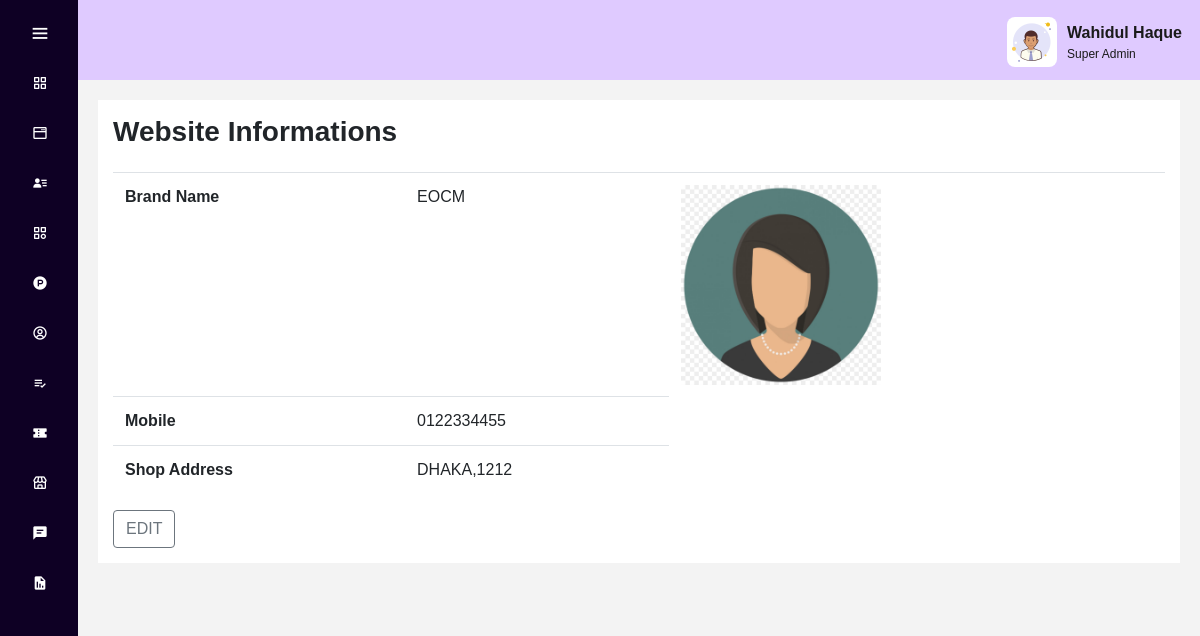
The page /views/admin/webinfo.php?do=Manage (signed in) on the database its author committed.
### tables this page shows
CREATE TABLE `web_info` (
  `id` int(10) UNSIGNED NOT NULL,
  `title` varchar(255) NOT NULL,
  `contact_no` varchar(255) NOT NULL,
  `address` varchar(255) NOT NULL,
  `logo` varchar(255) DEFAULT NULL,
  `favicon` varchar(255) DEFAULT NULL,
  `image` text DEFAULT NULL,
  `status` int(11) DEFAULT 1
);

### config/db.php (called while the page is built)
<?php
    $host	= "localhost";
	$dbuser = "root";
	$dbpass = "";
	$dbname	= "wt_ecom";
	function dbConnection(){
		global $host;
		global $dbname;
		global $dbuser;
		global $dbpass;
        $conn = mysqli_connect($host, $dbuser, $dbpass, $dbname);
		return $conn;
	}
?>

### controller/admin/WebInfoController.php (called while the page is built, shortened)
<?php
    include "../../config/db.php";
    function getInfo(){
        $sql = "SELECT * FROM web_info WHERE status = 1 LIMIT 1";
        $result = mysqli_query( dbConnection(), $sql);
        while($item = mysqli_fetch_object($result)){
            return $item;
        }
    }
?>

### views/admin/webInfo.php (the view, shortened to what this page needs)
<?php
    include "../../controller/admin/WebInfoController.php";
if (isset($_SESSION['user'])) {
?>
    <!DOCTYPE html>
    <html lang="en">
    <head>
        <?php include "includes/css.php"; ?>
    </head>
    <body>
        <section class="main">
            <?php include "includes/sidebar.php"; ?>
            <div class="home_content">
                <?php include "includes/topbar.php"; ?>
                <?php
                if (isset($_GET['do']) && $_GET['do'] == "Manage") {
                    $info = getInfo();
                ?>
                    <div class="content_area">
                        <div class="row db-toprow">
                            <div class="col-md-12">
                                <div class="table-box">
                                    <div class="tbl-head row">
                                        <div class="col-md-5">
                                            <h4 id="tbl-title">Website Informations</h4>
                                        </div>
                                    </div>
                                    <table class="table">
                                        <tr>
                                            <th scope="row">Brand Name</th>
                                            <td><?=$info->title?></td>
                                            <td colspan="4">
                                                <img src="../../assets/img/<?=$info->image?>" width="200px" height="200px" alt="">
                                            </td>
                                        </tr>
                                        <tr>
                                            <th scope="row">Mobile</th>
                                            <td><?=$info->contact_no?></td>
                                        </tr>
                                        <tr>
                                            <th scope="row">Shop Address</th>
                                            <td><?=$info->address?></td>
                                        </tr>
                                    </table>
                                    <a href="webinfo.php?do=Edit&edit_id=<?=$info->id?>" class="btn btn-outline-secondary">EDIT</a>
                                </div>
                            </div>
                        </div>
                    </div>
                    <?php
                } else if (isset($_GET['do']) && $_GET['do'] == "Edit") {
                    $item = (isset($_GET['edit_id'])) ? getDetail($_GET['edit_id']) : null;
                    if (!empty($item)) {
                    ?>
                        <div class="content_area">
                            <div class="row db-toprow">
                                <div class="col-md-12">
                                    <div class="table-box">
                                        <div class="tbl-head row">
                                            <div class="col-md-5">
                                                <h4>Edit Informations</h4>
                                            </div>
                                        </div>
                                        <form action="../../controller/admin/WebInfoController.php" method="post" enctype="multipart/form-data" >
                                            <div class="row mb-3">
                                                <div class="col">
                                                    <input type="text" class="form-control" placeholder="Title" name="title" value="<?= $item->title ?>">
                                                </div>
                                            </div>
                                            <div class="row mb-3">
                                                <div class="col">
                                                    <input type="text" class="form-control" placeholder="Title" name="contact_no" value="<?= $item->contact_no ?>">
                                                </div>
                                            </div>
                                            <div class="row mb-3">
                                                <div class="col">
                                                    <input type="text" class="form-control" placeholder="Title" name="address" value="<?= $item->address ?>">
                                                </div>
                                            </div>
                                            <div class="row mb-3">
                                                <div class="col">
                                                    <div class="input-group is-invalid">
                                                        <div class="custom-file">
                                                            <input type="file" class="custom-file-input" id="productImg"  name="image" required>
                                                            <label class="custom-file-label" for="productImg" id="imgLabel">Choose file...</label>
                                                        </div>
                                                    </div>
                                                </div>
                                            </div>
                                            <input type="hidden" name="id" value="<?=$item->id?>">
                                            <button type="submit" class="btn btn-outline-success btn-lg mb-2 text-center m-auto d-flex justify-content-center" name="edit" id="editCat">Confirm Save</button>
                                        </form>
                                    </div>
                                </div>
                            </div>
                        </div>
                <?php
                    }
                }
                ?>
            </div>
        </section>
    </body>
    </html>
<?php
} else {
    header('location: ../login.php');
}
?>

### assets/admin/css/adm_style.css (style rules this page uses)
* { margin: 0; padding: 0; box-sizing: border-box; font-family: 'Poppins',sans-serif; }
body { position: relative; min-height: 100vh; overflow: hidden; }
.home_content { width: calc(100% - 78px); height: 100%; position: absolute; left: 78px; z-index: 1; transition: 0.4s all ease-in-out; overflow: auto; }
.home_content .content_area { padding: 20px; background-color: rgb(243, 243, 243); object-fit: cover; min-height: 100vh; }
.db-toprow { align-items: center; justify-content: space-between; }
.table-box { padding: 15px; background-color: #fff; }
.table-box h4 { font-size: 28px; font-weight: 700; }
.table-box .tbl-head { display: flex; justify-content: space-between; align-items: center; margin-bottom: 15px; z-index: 9999; }

### rows shown on the page
web_info: title "EOCM", image (picture), contact_no "0122334455", address "DHAKA,1212"

### other values the page prints
$_SESSION['user']['name'] "Wahidul Haque"
